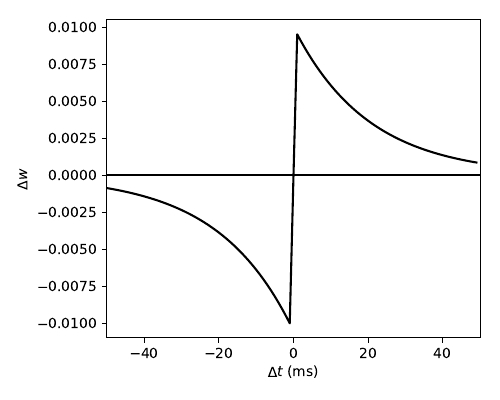

The Python source for this figure:
# -*- coding: utf-8 -*-
"""
Created on Sun Aug 11 13:52:03 2019

@author: user
"""

import numpy as np
import matplotlib.pyplot as plt

tau_p = tau_m = 20 #ms
A_p = 0.01; A_m = 1.05*A_p;
dt = np.arange(-50, 50, 1) #ms
dw = A_p*np.exp(-dt/tau_p)*(dt>0) - A_m*np.exp(dt/tau_p)*(dt<0) 

plt.figure(figsize=(5, 4))
plt.plot(dt, dw)
plt.hlines(0, -50, 50)
plt.xlabel("$\Delta t$ (ms)")
plt.ylabel("$\Delta w$")
plt.xlim(-50, 50)
plt.tight_layout()
plt.savefig('stdp.pdf')
#plt.show()